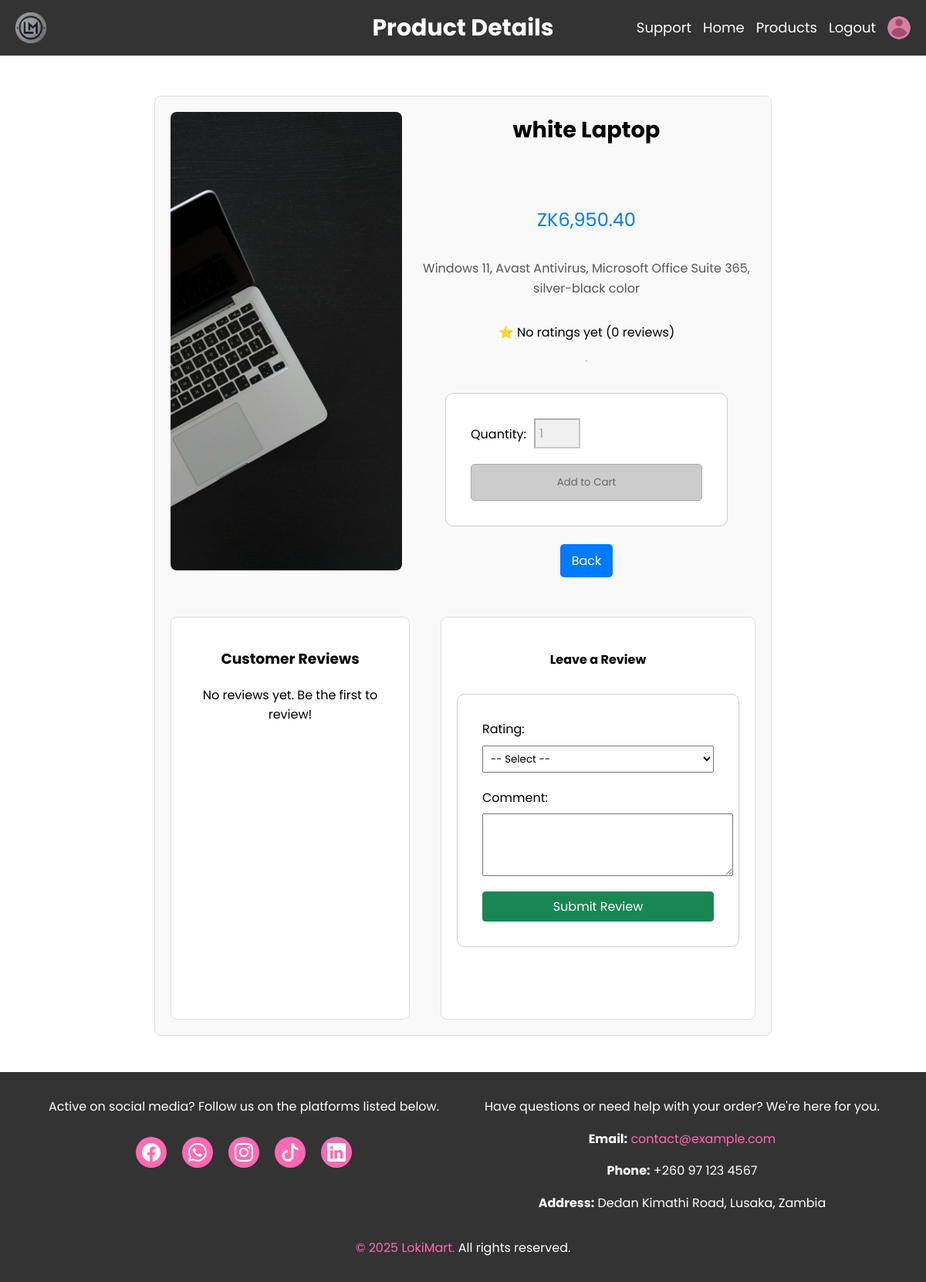
The app's page /product_details.php?id=1 (signed in) with its own data.
### tables this page shows
CREATE TABLE `products` (
  `id` int(11) NOT NULL,
  `name` varchar(255) NOT NULL,
  `price` decimal(10,2) NOT NULL,
  `description` text DEFAULT NULL,
  `image_url` varchar(500) DEFAULT 'images/default-product.png',
  `quantity` int(11) NOT NULL DEFAULT 0,
  `created_at` datetime NOT NULL DEFAULT current_timestamp()
);

### logic/product_details_logic.php (called while the page is built, shortened)
<?php
include (__DIR__ . '/../includes/conn.php');
$product_id = intval($_GET['id']);
$query = "SELECT * FROM products WHERE id = ?";
$stmt = $conn->prepare($query);
$stmt->bind_param("i", $product_id);
$stmt->execute();
$result = $stmt->get_result();
$product = $result->fetch_assoc();
$avgQuery = $conn->prepare("SELECT AVG(rating) as avg_rating, COUNT(*) as total_reviews FROM reviews WHERE product_id = ?");
$avgQuery->bind_param("i", $product_id);
$avgQuery->execute();
$avgResult = $avgQuery->get_result()->fetch_assoc();
$avgRating = round($avgResult['avg_rating'], 1);
$totalReviews = $avgResult['total_reviews'];
$reviewsQuery = $conn->prepare("SELECT r.*, u.username FROM reviews r JOIN users u ON r.user_id = u.id WHERE r.product_id = ? ORDER BY r.created_at DESC");
$reviewsQuery->bind_param("i", $product_id);
$reviewsQuery->execute();
$reviews = $reviewsQuery->get_result();

### product_details.php (the view, shortened to what this page needs)
<?php
include ('logic/product_details_logic.php');
?>
<!DOCTYPE html>
<html lang="en">
<head>
    <link rel="stylesheet" href="css/bootstrap-icons.css">
    <link rel="stylesheet" href="styles/style.css">
</head>
<body>
    <?php
    include ('includes/header.php')
    ?>
    <main>
        <section class="product-details">
            <div class="product-wrapper">
                <img src="<?php echo $product['image_url']; ?>"
                alt="<?php echo $product['name']; ?>"
                class="product-thumbnail">
                <div class="product-info">
                    <h2><?php echo $product['name']; ?></h2>
                    <p class="price">ZK<?php echo number_format($product['price'], 2); ?></p>
                    <p class="description"><?php echo $product['description']; ?></p>
                    <?php
                    $is_user = isset($_SESSION['role']) && $_SESSION['role'] === 'Visitor';
                    ?>
                    <div class="rating-summary">
                        <p>⭐ <?php echo $avgRating ?: 'No ratings yet'; ?>
                           (<?php echo $totalReviews; ?> reviews)</p>
                    </div>
                    <hr>
                    <form action="cart.php" method="POST">
                        <div class="quantity-row">
                            <label for="quantity">Quantity:</label>
                            <input type="number" name="quantity" id="quantity" min="1" value="1" required
                            <?= $is_user ? 'disabled' : '' ?>
                            class="<?= $is_user ? 'input-disabled' : '' ?>">
                        </div>
                        <button type="submit"
                        class=" <?= $is_user ? 'btn-disabled' : '' ?>"
                        <?= $is_user ? 'disabled' : '' ?>>Add to Cart</button>
                    </form>
                    <div class="back-button">
                        <a href="products.php" class="btn">Back</a>
                    </div>
                </div>
                <div class="reviews-wrapper">
                    <div class="reviews-section">
                        <h3>Customer Reviews</h3>
                        <?php if ($reviews->num_rows > 0): ?>
                            <?php while ($review = $reviews->fetch_assoc()): ?>
                                <div class="review">
                                    <strong><?php echo htmlspecialchars($review['username']); ?></strong>
                                    <?php echo str_repeat('⭐', $review['rating']); ?>
                                    <p><?php echo htmlspecialchars($review['comment']); ?></p>
                                    <small><?php echo $review['created_at']; ?></small>
                                </div>
                                <hr>
                            <?php endwhile; ?>
                        <?php else: ?>
                            <p>No reviews yet. Be the first to review!</p>
                        <?php endif; ?>
                    </div>
                    <?php if (isset($_SESSION['user_id'])): ?>
                    <div class="review-form-section">
                        <h4>Leave a Review</h4>
                        <form action="logic/review_form_logic.php" method="POST">
                            <label for="rating">Rating:</label>
                            <select name="rating" id="rating" required>
                                <option value="">-- Select --</option>
                            </select>
                            <label for="comment">Comment:</label>
                            <textarea name="comment" id="comment" cols="38" rows="5" required></textarea>
                            <button type="submit" class="btn btn-com">Submit Review</button>
                        </form>
                    </div>
                    <?php else: ?>
                        <div class="review-form-section">
                            <p><a href="login.php">Log in</a> to leave a review.</p>
                        </div>
                    <?php endif; ?>
                </div>
            </div>
        </section>
    </main>
    <br><br><br>
    <?php include ('includes/footer.php'); ?>
</body>
</html>

### styles/style.css (style rules this page uses)
html, body { height: 100%; margin: 0; padding: 0; display: flex; flex-direction: column; line-height: 1.6; font-family: 'Poppins', sans-serif !important; }
main { flex: 1; padding: 2rem 0; }
main h2 { font-size: 26px; }
h2, p { text-align: center; }
form { width: 300px; margin: 2rem auto; padding: 2rem; border: 1px solid #ccc; border-radius: 10px; background-color: #fff; }
form label { display: block; margin-bottom: 0.5rem; }
form button { font-family: 'Poppins', sans-serif !important; width: 100%; padding: 0.8rem; background-color: #FF69B4; color: #fff; border: none; border-radius: 5px; cursor: pointer; }
h2 { font-family: 'Poppins', sans-serif !important; font-weight: 600; margin: 0; flex-grow: 1; }
.profile-thumbnail, .product-thumbnail { cursor: pointer; }
.product-details { padding: 20px; max-width: 800px; margin: 0 auto; }
.product-wrapper { display: flex; gap: 20px; height: 100%; flex-wrap: wrap; background: #f9f9f9; border: 1px solid #ddd; border-radius: 8px; padding: 20px; }
.product-wrapper img { max-width: 300px; width: 100%; border-radius: 8px; object-fit: cover; }
.product-info { flex: 1; display: flex; flex-direction: column; justify-content: space-between; min-width: 250px; }
.product-info h2 { font-size: 1.8em; margin-bottom: 10px; }
.product-info .price { font-size: 1.5em; color: #007bff; margin-bottom: 15px; }
.product-info .description { font-size: 1em; color: #555; margin-bottom: 15px; }
.back-button { margin-top: auto; text-align: center; }
.reviews-wrapper { display: flex; justify-content: center; gap: 40px; margin-top: 40px; flex-wrap: wrap; }
.reviews-wrapper h3,h4 { text-align: center; }
.reviews-section, .review-form-section { flex: 1; max-width: 500px; background: #fff; border: 1px solid #ddd; border-radius: 8px; padding: 20px; text-align: left; }
#rating { width: 100%; font-family: 'Poppins', sans-serif !important; margin-bottom: 20px; padding: 6px; }
.btn-com { margin-top: 20px; background-color: #198754; color: white; border: 1px solid #198754; padding: 0.375rem 0.75rem; border-radius: 0.25rem; font-size: 1rem; cursor: pointer; transition: background-color 0.15s ease, border-color 0.15s ease; }
.product-info input[type="number"] { font-family: 'Poppins', sans-serif !important; width: 60px; padding: 5px; font-size: 1em; margin-right: 10px; margin-bottom: 10px; }
.product-info .btn { background: #007bff; color: #fff; border: none; padding: 10px 15px; border-radius: 5px; cursor: pointer; text-decoration: none; }
.quantity-row { display: flex; align-items: center; gap: 10px; margin-bottom: 10px; }
.input-disabled { background-color: #f0f0f0; color: #999; cursor: not-allowed; }
.btn-disabled { background-color: #ccc; color: #666; border: 1px solid #aaa; cursor: not-allowed; }
.quantity-row { margin-bottom: 10px; }

### records on screen
products: image_url (picture), name "white Laptop", price "6,950.40", description "Windows 11, Avast Antivirus, Microsoft Office Suite 365, silver-black color"

### other values on screen
$pageTitle "Product Details"
$avgRating ?: 'No ratings yet' "No ratings yet"
$totalReviews "0"
